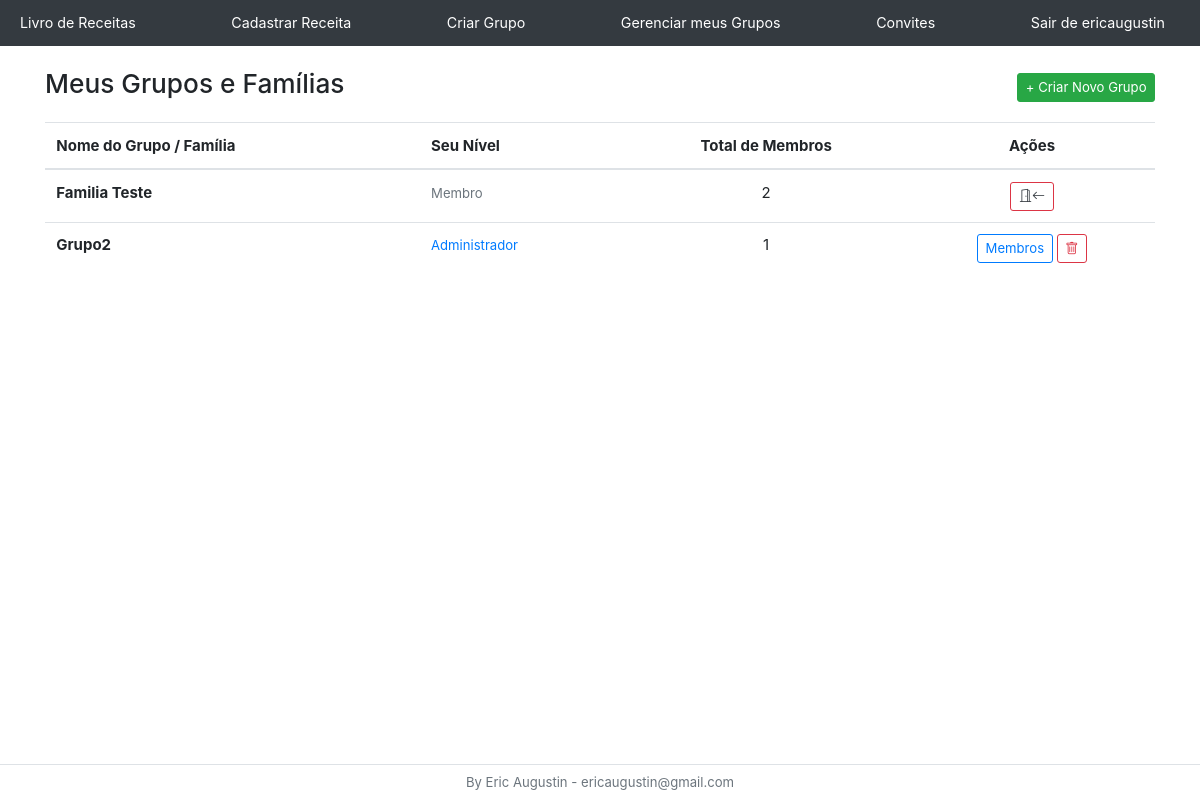
Before: /auth/grupo/meus-grupos/ (signed in) with the older database file.
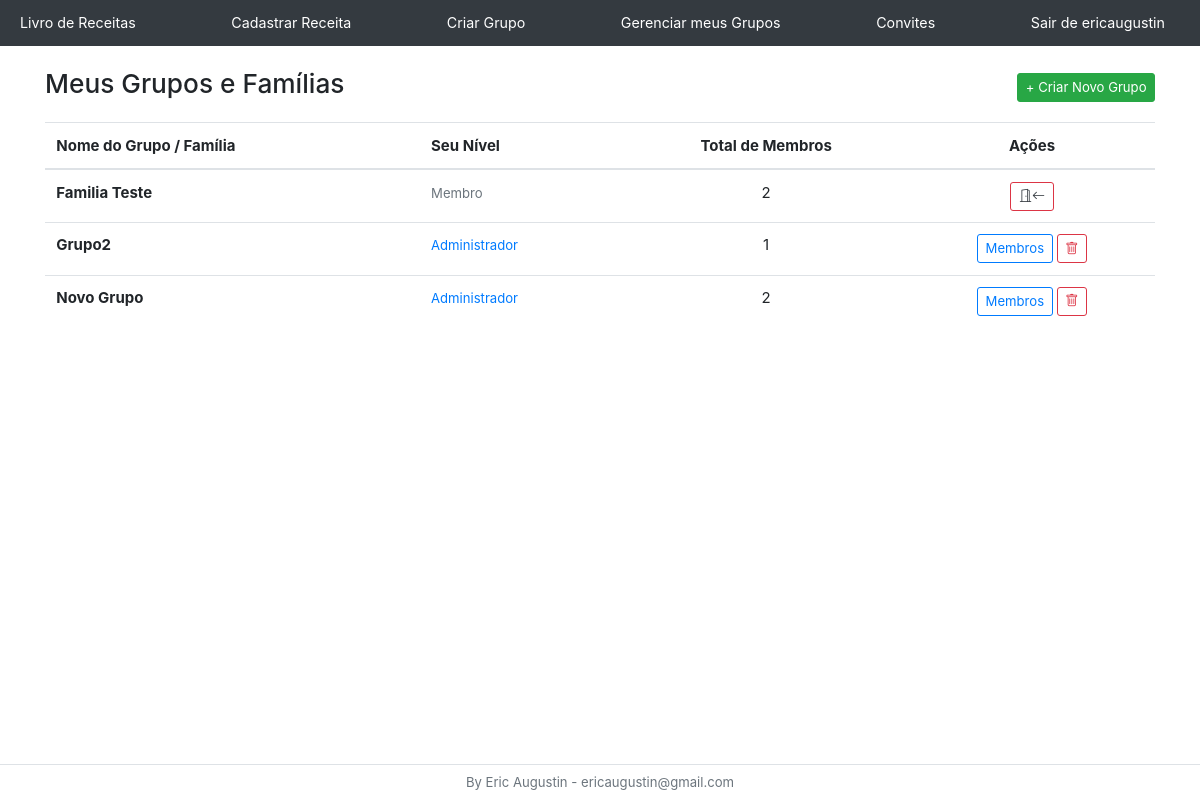
After: the same page with the newer database file.
### usuarios/models.py (models this page shows, shortened)
class Grupo (models.Model):
    nome = models.CharField(max_length=100)
    membros = models.ManyToManyField(Usuario, related_name='grupos')
    administradores = models.ManyToManyField(Usuario, related_name='grupos_administrados')
    data_criacao = models.DateTimeField(auto_now_add=True)

### usuarios/views.py (the view)
@usuario_obrigatorio
def meus_grupos_administrados(request):
    grupos = Grupo.objects.filter(membros=request.user).distinct().order_by('nome')
    return render(request, "meus_grupos.html", {'grupos': grupos})

### autentica.py (called while the page is built)
def usuario_obrigatorio(view_func):
    @wraps(view_func)
    def _wrapped_view(request, *args, **kwargs):
        if not request.user.is_authenticated:
            return redirect('/login/')
        return view_func(request, *args, **kwargs)
    return _wrapped_view

### usuarios/context_processors.py (called while the page is built)
def contador_convites(request):
    if request.user.is_authenticated:
        total = ConviteGrupo.objects.filter(usuario_convidado=request.user).count()
        return {'total_convites': total}
    return {'total_convites': 0}

### usuarios/templates/meus_grupos.html (shortened to what this page needs)
{% extends 'base.html' %}
{% block 'menu'%}
{% include 'menu_basico.html' %}
{% endblock %}
{% block 'conteudo' %}
<div class="container mt-4">
    <div class="d-flex justify-content-between align-items-center mb-3">
        <h3>Meus Grupos e Famílias</h3>
        <a class="btn btn-success btn-sm" href="{% url 'cadastrar_grupo' %}">+ Criar Novo Grupo</a>
    </div>
    {% if grupos %}
        <table class="table table-hover align-middle mb-5">
            <thead>
              <tr>
                <th scope="col">Nome do Grupo / Família</th>
                <th scope="col">Seu Nível</th>
                <th scope="col" class="text-center">Total de Membros</th>
                <th scope="col" class="text-center">Ações</th>
              </tr>
            </thead>
            <tbody>
                {% for grupo in grupos %}
                <tr>
                    <th>{{ grupo.nome }}</th>
                    <td>
                        {% if request.user in grupo.administradores.all %}
                            <span class="text-primary font-monospace small">Administrador</span>
                        {% else %}
                            <span class="text-muted font-monospace small">Membro</span>
                        {% endif %}
                    </td>
                    <td class="text-center">
                        {{ grupo.membros.count }}
                    </td>
                    <td class="text-center">
                        {% if request.user in grupo.administradores.all or request.user.is_staff %}
                            <a href="{% url 'gerenciar_grupo' grupo.id %}" class="btn btn-sm btn-outline-primary me-1">
                               Membros
                            </a>
                            <a href="{% url 'excluir_grupo' grupo.id %}"
                               class="btn btn-sm btn-outline-danger"
                               title="Excluir Grupo"
                               onclick="return confirm('Deseja mesmo excluir o grupo {{ grupo.nome }} permanentemente?');">
                                <i class="bi bi-trash"></i>
                            </a>
                        {% else %}
                            <a href="{% url 'sair_do_grupo' grupo.id %}"
                               class="btn btn-sm btn-outline-danger text-dark"
                               title="Sair do Grupo"
                               onclick="return confirm('Tem certeza que deseja sair do grupo {{ grupo.nome }}? Você perderá o acesso às receitas dele.');">
                               <i class="bi bi-door-open"></i><i class="bi bi-arrow-left"></i>
                            </a>
                        {% endif %}
                    </td>
                </tr>
                {% endfor %}
            </tbody>
        </table>
    {% else %}
        <div class="alert alert-info mt-4" role="alert">
            Você não participa de nenhum grupo no momento. Que tal <a href="{% url 'cadastrar_grupo' %}" class="alert-link">criar um agora</a>?
        </div>
    {% endif %}
</div>
{% endblock %}

Changed rows visible on the page:
added Grupo: nome "Novo Grupo", shows "Administrador", membros.count "2"
